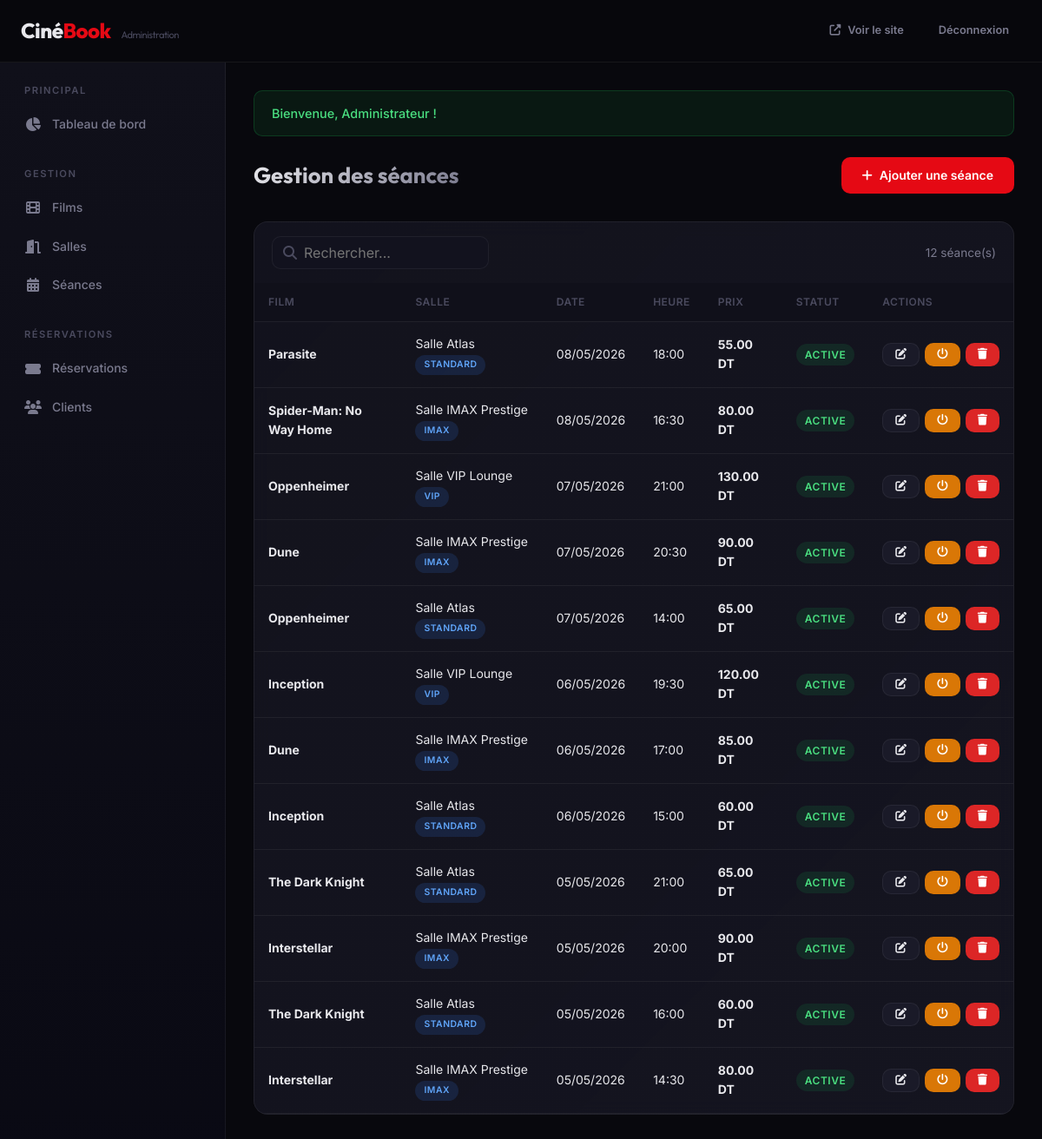
The app's page /index.php?page=admin-screenings (signed in) with its own data.
### tables this page shows
CREATE TABLE IF NOT EXISTS screenings (
    id INT AUTO_INCREMENT PRIMARY KEY,
    movie_id INT NOT NULL,
    hall_id INT NOT NULL,
    show_date DATE NOT NULL,
    show_time TIME NOT NULL,
    price DECIMAL(8, 2) NOT NULL DEFAULT 50.00,
    is_active TINYINT(1) DEFAULT 1,
    created_at DATETIME DEFAULT CURRENT_TIMESTAMP,
    FOREIGN KEY (movie_id) REFERENCES movies(id) ON DELETE CASCADE,
    FOREIGN KEY (hall_id) REFERENCES halls(id) ON DELETE CASCADE
);

CREATE TABLE IF NOT EXISTS movies (
    id INT AUTO_INCREMENT PRIMARY KEY,
    title VARCHAR(200) NOT NULL,
    description TEXT,
    poster VARCHAR(500) DEFAULT NULL,
    trailer_url VARCHAR(500) DEFAULT NULL,
    duration_min INT NOT NULL DEFAULT 90,
    genre VARCHAR(100) NOT NULL,
    release_date DATE DEFAULT NULL,
    rating VARCHAR(10) DEFAULT 'TP',
    is_active TINYINT(1) DEFAULT 1,
    created_at DATETIME DEFAULT CURRENT_TIMESTAMP,
    updated_at DATETIME DEFAULT CURRENT_TIMESTAMP ON UPDATE CURRENT_TIMESTAMP
);

CREATE TABLE IF NOT EXISTS halls (
    id INT AUTO_INCREMENT PRIMARY KEY,
    name VARCHAR(100) NOT NULL,
    rows_count INT NOT NULL DEFAULT 8,
    cols_count INT NOT NULL DEFAULT 12,
    hall_type ENUM('Standard', 'IMAX', 'VIP') DEFAULT 'Standard',
    is_active TINYINT(1) DEFAULT 1,
    created_at DATETIME DEFAULT CURRENT_TIMESTAMP
);

### helpers/auth.php (called while the page is built, shortened)
<?php
function getFlash(string $type): ?string
{
    $key = 'flash_' . $type;
    if (isset($_SESSION[$key])) {
        $message = $_SESSION[$key];
        return $message;
    }
    return null;
}

### helpers/validation.php (called while the page is built, shortened)
<?php
function sanitize(string $input): string
{
    return htmlspecialchars(trim($input), ENT_QUOTES, 'UTF-8');
}
function e(?string $value): string
{
    return htmlspecialchars($value ?? '', ENT_QUOTES, 'UTF-8');
}

### models/Screening.php (called while the page is built, shortened)
<?php
class Screening
{
    private PDO $db;
    public function __construct()
    {
        $this->db = getDB();
    }
    public function getAll(string $search = '', int $page = 1, int $perPage = ITEMS_PER_PAGE): array
    {
        $offset = ($page - 1) * $perPage;
        $where = "WHERE 1=1";
        $params = [];
        $countStmt = $this->db->prepare(
            "SELECT COUNT(*) FROM screenings s
             INNER JOIN movies m ON s.movie_id = m.id
             INNER JOIN halls h ON s.hall_id = h.id
             {$where}"
        );
        $countStmt->execute($params);
        $total = (int)$countStmt->fetchColumn();
        $stmt = $this->db->prepare(
            "SELECT s.*, m.title as movie_title, m.poster as movie_poster,
                    h.name as hall_name, h.hall_type
             FROM screenings s
             INNER JOIN movies m ON s.movie_id = m.id
             INNER JOIN halls h ON s.hall_id = h.id
             {$where}
             ORDER BY s.show_date DESC, s.show_time DESC
             LIMIT {$perPage} OFFSET {$offset}"
        );
        $stmt->execute($params);
        return [
            'data'       => $stmt->fetchAll(),
            'total'      => $total,
            'page'       => $page,
            'perPage'    => $perPage,
            'totalPages' => (int)ceil($total / $perPage),
        ];
    }
}

### config/database.php (called while the page is built, shortened)
<?php
function getDB(): PDO
{
    static $pdo = null;
    if ($pdo === null) {
        $dsn = "mysql:host=" . DB_HOST . ";dbname=" . DB_NAME . ";charset=" . DB_CHARSET;
        $options = [
            PDO::ATTR_ERRMODE            => PDO::ERRMODE_EXCEPTION,
            PDO::ATTR_DEFAULT_FETCH_MODE => PDO::FETCH_ASSOC,
            PDO::ATTR_EMULATE_PREPARES   => false,
        ];
        try {
            $pdo = new PDO($dsn, DB_USER, DB_PASS, $options);
        } catch (PDOException $e) {
            die("Erreur de connexion à la base de données : " . $e->getMessage());
        }
    }
    return $pdo;
}

### views/admin/screenings/index.php (the view, shortened to what this page needs)
<?php require_once __DIR__ . '/../../layouts/admin_header.php'; ?>
<div class="admin-page-header">
    <h1>Gestion des séances</h1>
    <a href="<?= BASE_URL ?>/index.php?page=admin-screenings&action=create" class="btn btn-primary"><i class="fas fa-plus"></i> Ajouter une séance</a>
</div>
<div class="table-wrap">
    <div class="table-header">
        <form method="GET" action="<?= BASE_URL ?>/index.php" class="search-box">
            <i class="fas fa-search"></i>
            <input type="text" name="search" placeholder="Rechercher..." value="<?= e($search ?? '') ?>">
        </form>
        <span class="text-muted" style="font-size:0.85rem;"><?= $screenings['total'] ?> séance(s)</span>
    </div>
    <table class="data-table">
        <thead>
            <tr><th>Film</th><th>Salle</th><th>Date</th><th>Heure</th><th>Prix</th><th>Statut</th><th>Actions</th></tr>
        </thead>
        <tbody>
            <?php if (empty($screenings['data'])): ?>
                <tr><td colspan="7" class="text-center text-muted" style="padding:32px;">Aucune séance.</td></tr>
            <?php else: ?>
                <?php foreach ($screenings['data'] as $s): ?>
                    <tr>
                        <td><strong><?= e($s['movie_title']) ?></strong></td>
                        <td><?= e($s['hall_name']) ?> <span class="badge badge-info" style="font-size:0.65rem;"><?= e($s['hall_type']) ?></span></td>
                        <td><?= date('d/m/Y', strtotime($s['show_date'])) ?></td>
                        <td><?= date('H:i', strtotime($s['show_time'])) ?></td>
                        <td><strong><?= number_format($s['price'], 2) ?> DT</strong></td>
                        <td><span class="badge <?= $s['is_active'] ? 'badge-success' : 'badge-danger' ?>"><?= $s['is_active'] ? 'Active' : 'Inactive' ?></span></td>
                        <td>
                            <div class="table-actions">
                                <a href="<?= BASE_URL ?>/index.php?page=admin-screenings&action=edit&id=<?= $s['id'] ?>" class="btn btn-secondary btn-sm"><i class="fas fa-edit"></i></a>
                                <a href="<?= BASE_URL ?>/index.php?page=admin-screenings&action=toggle&id=<?= $s['id'] ?>" class="btn btn-warning btn-sm"><i class="fas fa-power-off"></i></a>
                                <a href="<?= BASE_URL ?>/index.php?page=admin-screenings&action=delete&id=<?= $s['id'] ?>" class="btn btn-danger btn-sm" data-confirm="Supprimer cette séance ?"><i class="fas fa-trash"></i></a>
                            </div>
                        </td>
                    </tr>
                <?php endforeach; ?>
            <?php endif; ?>
        </tbody>
    </table>
</div>
<?php require_once __DIR__ . '/../../layouts/admin_footer.php'; ?>

### index.php (shortened to what this page needs)
<?php
require_once __DIR__ . '/config/database.php';
require_once __DIR__ . '/helpers/auth.php';
require_once __DIR__ . '/helpers/validation.php';
$page = isset($_GET['page']) ? trim($_GET['page']) : 'home';
$action = isset($_GET['action']) ? trim($_GET['action']) : 'index';
$routes = [
    'home'            => 'controllers/HomeController.php',
    'movies'          => 'controllers/MovieController.php',
    'movie'           => 'controllers/MovieController.php',
    'screening'       => 'controllers/ScreeningController.php',
    'booking'         => 'controllers/BookingController.php',
    'login'           => 'controllers/AuthController.php',
    'register'        => 'controllers/AuthController.php',
    'logout'          => 'controllers/AuthController.php',
    'profile'         => 'controllers/ProfileController.php',
    'favorites'       => 'controllers/FavoriteController.php',
    'admin'           => 'controllers/admin/DashboardController.php',
    'admin-movies'    => 'controllers/admin/AdminMovieController.php',
    'admin-halls'     => 'controllers/admin/AdminHallController.php',
    'admin-screenings'=> 'controllers/admin/AdminScreeningController.php',
    'admin-bookings'  => 'controllers/admin/AdminBookingController.php',
    'admin-users'     => 'controllers/admin/AdminUserController.php',
];
if (array_key_exists($page, $routes)) {
    require_once __DIR__ . '/' . $routes[$page];
} else {
    http_response_code(404);
    require_once __DIR__ . '/views/errors/404.php';
}

### controllers/admin/AdminScreeningController.php (shortened to what this page needs)
<?php
require_once __DIR__ . '/../../models/Screening.php';
$screeningModel = new Screening();
switch ($action) {
    default:
        showList($screeningModel);
        break;
}
function showList(Screening $screeningModel): void
{
    $search    = sanitize($_GET['search'] ?? '');
    $page      = max(1, (int)($_GET['p'] ?? 1));
    $screenings = $screeningModel->getAll($search, $page);
    require_once __DIR__ . '/../../views/admin/screenings/index.php';
}

### views/layouts/admin_header.php (shortened to what this page needs)
<!DOCTYPE html>
<html lang="fr">
<head>
    <link rel="stylesheet" href="<?= BASE_URL ?>/assets/css/style.css">
    <link rel="stylesheet" href="<?= BASE_URL ?>/assets/css/admin.css">
    <link rel="stylesheet" href="https://cdnjs.cloudflare.com/ajax/libs/font-awesome/6.5.1/css/all.min.css">
</head>
<body>
    <header class="site-header">
        <div class="container">
            <a href="<?= BASE_URL ?>/index.php?page=admin" class="site-logo">Ciné<span>Book</span> <small style="font-size:0.7rem;color:var(--text-muted);font-weight:400;margin-left:8px;">Administration</small></a>
            <div class="header-actions">
                <a href="<?= BASE_URL ?>/index.php?page=home" class="btn btn-ghost btn-sm"><i class="fas fa-external-link-alt"></i> Voir le site</a>
                <a href="<?= BASE_URL ?>/index.php?page=logout" class="btn btn-ghost btn-sm">Déconnexion</a>
            </div>
        </div>
    </header>
    <div class="admin-layout">
        <aside class="admin-sidebar">
            <div class="sidebar-section">
                <div class="sidebar-section-title">Principal</div>
                <a href="<?= BASE_URL ?>/index.php?page=admin" class="sidebar-link <?= ($page ?? '') === 'admin' ? 'active' : '' ?>">
                    <i class="fas fa-chart-pie"></i> Tableau de bord
                </a>
            </div>
            <div class="sidebar-section">
                <div class="sidebar-section-title">Gestion</div>
                <a href="<?= BASE_URL ?>/index.php?page=admin-movies" class="sidebar-link <?= ($page ?? '') === 'admin-movies' ? 'active' : '' ?>">
                    <i class="fas fa-film"></i> Films
                </a>
                <a href="<?= BASE_URL ?>/index.php?page=admin-halls" class="sidebar-link <?= ($page ?? '') === 'admin-halls' ? 'active' : '' ?>">
                    <i class="fas fa-door-open"></i> Salles
                </a>
                <a href="<?= BASE_URL ?>/index.php?page=admin-screenings" class="sidebar-link <?= ($page ?? '') === 'admin-screenings' ? 'active' : '' ?>">
                    <i class="fas fa-calendar-alt"></i> Séances
                </a>
            </div>
            <div class="sidebar-section">
                <div class="sidebar-section-title">Réservations</div>
                <a href="<?= BASE_URL ?>/index.php?page=admin-bookings" class="sidebar-link <?= ($page ?? '') === 'admin-bookings' ? 'active' : '' ?>">
                    <i class="fas fa-ticket-alt"></i> Réservations
                </a>
                <a href="<?= BASE_URL ?>/index.php?page=admin-users" class="sidebar-link <?= ($page ?? '') === 'admin-users' ? 'active' : '' ?>">
                    <i class="fas fa-users"></i> Clients
                </a>
            </div>
        </aside>
        <main class="admin-main">
            <?php
            $flashSuccess = getFlash('success');
            ?>
            <?php if ($flashSuccess): ?>
                <div class="alert alert-success"><?= e($flashSuccess) ?></div>
            <?php endif; ?>

### views/layouts/admin_footer.php (shortened to what this page needs)
        </main>
    </div>
</body>
</html>

### assets/css/style.css (style rules this page uses)
:root { --bg-primary: #08080d; --bg-secondary: #10101a; --bg-card: #14141f; --bg-elevated: #1a1a28; --bg-input: #12121e; --accent: #e50914; --accent-hover: #ff1a26; --accent-gold: #f5c518; --accent-blue: #3b82f6; --text-primary: #e8e8ec; --text-secondary: #7a7a8e; --text-muted: #4a4a5e; --border: rgba(255,255,255,0.06); --border-hover: rgba(255,255,255,0.12); --radius: 10px; --radius-lg: 16px; --shadow: 0 4px 24px rgba(0,0,0,0.4); --shadow-lg: 0 8px 40px rgba(0,0,0,0.6); --transition: 0.25s cubic-bezier(0.4,0,0.2,1); --font-body: 'Inter', -apple-system, sans-serif; --font-display: 'Outfit', 'Inter', sans-serif; --max-width: 1280px; --header-height: 72px; }
*, *::before, *::after { box-sizing: border-box; margin: 0; padding: 0; }
html { scroll-behavior: smooth; -webkit-font-smoothing: antialiased; }
body { font-family: var(--font-body); background: var(--bg-primary); color: var(--text-primary); line-height: 1.6; min-height: 100vh; }
a { color: inherit; text-decoration: none; }
button, input, select, textarea { font-family: inherit; font-size: inherit; }
h1, h2, h3, h4 { font-family: var(--font-display); font-weight: 700; line-height: 1.2; }
h1 { font-size: 2.5rem; }
.container { max-width: var(--max-width); margin: 0 auto; padding: 0 24px; }
.site-header { position: fixed; top: 0; left: 0; right: 0; z-index: 100; height: var(--header-height); background: rgba(8,8,13,0.85); backdrop-filter: blur(20px); border-bottom: 1px solid var(--border); }
.site-header .container { display: flex; align-items: center; justify-content: space-between; height: 100%; }
.site-logo { font-family: var(--font-display); font-size: 1.5rem; font-weight: 800; color: var(--text-primary); letter-spacing: -0.5px; }
.site-logo span { color: var(--accent); }
.header-actions { display: flex; align-items: center; gap: 12px; }
.btn { display: inline-flex; align-items: center; justify-content: center; gap: 8px; padding: 10px 24px; border-radius: var(--radius); font-weight: 600; font-size: 0.875rem; border: none; cursor: pointer; transition: all var(--transition); text-decoration: none; white-space: nowrap; }
.btn-primary { background: var(--accent); color: #fff; }
.btn-secondary { background: var(--bg-elevated); color: var(--text-primary); border: 1px solid var(--border); }
.btn-sm { padding: 6px 14px; font-size: 0.8rem; }
.btn-danger { background: #dc2626; color: #fff; }
.btn-warning { background: #d97706; color: #fff; }
.btn-ghost { background: transparent; color: var(--text-secondary); }
.alert { padding: 14px 20px; border-radius: var(--radius); margin-bottom: 24px; font-size: 0.9rem; font-weight: 500; border: 1px solid; }
.alert-success { background: rgba(22,163,74,0.1); border-color: rgba(22,163,74,0.25); color: #4ade80; }
.badge { display: inline-flex; align-items: center; padding: 3px 10px; border-radius: 20px; font-size: 0.75rem; font-weight: 600; text-transform: uppercase; letter-spacing: 0.5px; }
.badge-success { background: rgba(22,163,74,0.15); color: #4ade80; }
.badge-info { background: rgba(59,130,246,0.15); color: #60a5fa; }
.data-table { width: 100%; border-collapse: collapse; }
.data-table th { text-align: left; padding: 12px 16px; font-size: 0.75rem; font-weight: 600; text-transform: uppercase; letter-spacing: 0.5px; color: var(--text-muted); border-bottom: 1px solid var(--border); background: var(--bg-secondary); }
.data-table td { padding: 14px 16px; border-bottom: 1px solid var(--border); font-size: 0.875rem; vertical-align: middle; }
.table-wrap { background: var(--bg-card); border: 1px solid var(--border); border-radius: var(--radius-lg); overflow: hidden; }
.text-muted { color: var(--text-secondary); }

### records on screen
screenings: movie.title "Parasite", hall.name "Salle Atlas", hall.hall_type "STANDARD", show_date "08/05/2026", show_time "18:00", price "55.00", is_active "ACTIVE"
screenings: movie.title "Spider-Man: No Way Home", hall.name "Salle IMAX Prestige", hall.hall_type "IMAX", show_date "08/05/2026", show_time "16:30", price "80.00", is_active "ACTIVE"
screenings: movie.title "Oppenheimer", hall.name "Salle VIP Lounge", hall.hall_type "VIP", show_date "07/05/2026", show_time "21:00", price "130.00", is_active "ACTIVE"
screenings: movie.title "Dune", hall.name "Salle IMAX Prestige", hall.hall_type "IMAX", show_date "07/05/2026", show_time "20:30", price "90.00", is_active "ACTIVE"
screenings: movie.title "Oppenheimer", hall.name "Salle Atlas", hall.hall_type "STANDARD", show_date "07/05/2026", show_time "14:00", price "65.00", is_active "ACTIVE"
screenings: movie.title "Inception", hall.name "Salle VIP Lounge", hall.hall_type "VIP", show_date "06/05/2026", show_time "19:30", price "120.00", is_active "ACTIVE"
screenings: movie.title "Dune", hall.name "Salle IMAX Prestige", hall.hall_type "IMAX", show_date "06/05/2026", show_time "17:00", price "85.00", is_active "ACTIVE"
screenings: movie.title "Inception", hall.name "Salle Atlas", hall.hall_type "STANDARD", show_date "06/05/2026", show_time "15:00", price "60.00", is_active "ACTIVE"
screenings: movie.title "The Dark Knight", hall.name "Salle Atlas", hall.hall_type "STANDARD", show_date "05/05/2026", show_time "21:00", price "65.00", is_active "ACTIVE"
screenings: movie.title "Interstellar", hall.name "Salle IMAX Prestige", hall.hall_type "IMAX", show_date "05/05/2026", show_time "20:00", price "90.00", is_active "ACTIVE"
screenings: movie.title "The Dark Knight", hall.name "Salle Atlas", hall.hall_type "STANDARD", show_date "05/05/2026", show_time "16:00", price "60.00", is_active "ACTIVE"
screenings: movie.title "Interstellar", hall.name "Salle IMAX Prestige", hall.hall_type "IMAX", show_date "05/05/2026", show_time "14:30", price "80.00", is_active "ACTIVE"

### other values on screen
$flashSuccess "Bienvenue, Administrateur !"
$screenings['total'] "12"
